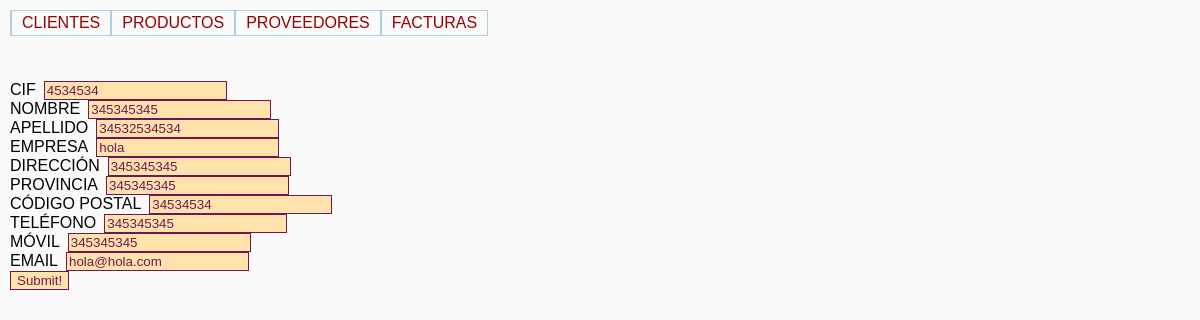
The page /index.php/clientes/edit/1 on the database its author committed.
### tables this page shows
CREATE TABLE IF NOT EXISTS `clientes` (
  `idclientes` int(10) unsigned NOT NULL AUTO_INCREMENT,
  `cif` varchar(45) DEFAULT NULL,
  `nombre` varchar(45) DEFAULT NULL,
  `apellido` varchar(45) DEFAULT NULL,
  `empresa` varchar(45) DEFAULT NULL,
  `direccion` varchar(45) DEFAULT NULL,
  `provincia` varchar(45) DEFAULT NULL,
  `cod_postal` int(10) unsigned DEFAULT NULL,
  `telefono` int(10) unsigned DEFAULT NULL,
  `movil` int(10) unsigned DEFAULT NULL,
  `email` varchar(45) DEFAULT NULL,
  PRIMARY KEY (`idclientes`)
);

### application/controllers/clientes.php (called while the page is built, shortened)
<?php
class Clientes extends CI_Controller {
    public function edit($id) {
        $this->db->where(array('idclientes' => $id));
        $cliente = $this->db->get('clientes');
        $data['cliente'] = $cliente->result();
        $data['menu'] = main_menu();
        $this->load->view('clientesedit', $data);
    }
}
?>

### index.php (called while the page is built, shortened)
<?php
require_once BASEPATH.'core/CodeIgniter.php';

### application/views/clientesedit.php (the view, shortened to what this page needs)
<!DOCTYPE html PUBLIC "-//W3C//DTD XHTML 1.0 Transitional//EN" "http://www.w3.org/TR/xhtml1/DTD/xhtml1-transitional.dtd">
<html xmlns="http://www.w3.org/1999/xhtml">
<head>
        <?php carga_css('styles.css');?>
    </head>
    <body>
        <?php
        echo $menu;
        echo"<br>";
        echo form_open('clientes/save');
        echo"<br>";
        echo form_label('CIF', 'cif');
        echo form_input('cif', $cif = (!empty($cliente[0]->cif) ? $cliente[0]->cif : ''));
        echo"<br>";
        echo form_label('NOMBRE', 'nombre');
        echo form_input('nombre', $nombre = (!empty($cliente[0]->nombre) ? $cliente[0]->nombre : ''));
        echo"<br>";
        echo form_label('APELLIDO', 'apellido');
        echo form_input('apellido', $apellido = (!empty($cliente[0]->apellido) ? $cliente[0]->apellido : ''));
        echo"<br>";
        echo form_label('EMPRESA', 'empresa');
        echo form_input('empresa', $empresa = (!empty($cliente[0]->empresa) ? $cliente[0]->empresa : ''));
        echo"<br>";
        echo form_label('DIRECCIÓN', 'direccion');
        echo form_input('direccion', $direccion = (!empty($cliente[0]->direccion) ? $cliente[0]->direccion : ''));
        echo"<br>";
        echo form_label('PROVINCIA', 'provincia');
        echo form_input('provincia', $provincia = (!empty($cliente[0]->provincia) ? $cliente[0]->provincia : ''));
        echo"<br>";
        echo form_label('CÓDIGO POSTAL', 'cod_postal');
        echo form_input('cod_postal', $cod_postal = (!empty($cliente[0]->cod_postal) ? $cliente[0]->cod_postal : ''));
        echo"<br>";
        echo form_label('TELÉFONO', 'telefono');
        echo form_input('telefono', $telefono = (!empty($cliente[0]->telefono) ? $cliente[0]->telefono : ''));
        echo"<br>";
        echo form_label('MÓVIL', 'movil');
        echo form_input('movil', $movil = (!empty($cliente[0]->movil) ? $cliente[0]->movil : ''));
        echo"<br>";
        echo form_label('EMAIL', 'email');
        echo form_input('email', $email = (!empty($cliente[0]->email) ? $cliente[0]->email : ''));
        echo"<br>";
        echo form_submit('', 'Submit!');
        echo form_close();
        ?>
    </body>
</html>

### application/helpers/style_helper.php
<?php
function carga_css($cssfile){
    echo '<link rel="stylesheet" href="'.base_url().'/styles/'.$cssfile.'" type="text/css" media="screen"> ';
 }
?>

### styles/styles.css (style rules this page uses)
body { font-family: Gill, Helvetica, sans-serif; padding: 5px; margin: 5px; background: #fafafa; }
a { color:#900; text-transform: uppercase; text-decoration: none; display: block; padding: 3px 10px; text-align: center; }
ul, li { list-style-type: none; }
ul { margin: 0; padding: 0; height: 25px; margin-bottom: 10px; }
ul :first-child { border-left: 1px solid #ACCFE8; }
li { border-bottom: 1px solid #ACCFE8; border-top: 1px solid #ACCFE8; border-right: 1px solid #ACCFE8; float: left; }
label { float: left; text-align: right; margin-right: 0.5em; display: block }
input { color: #781351; background: #fee3ad; border: 1px solid #781351 }

### rows shown on the page
clientes: cif "4534534", nombre "345345345", apellido "34532534534", empresa "hola", direccion "345345345", provincia "345345345", cod_postal "34534534", telefono "345345345", movil "345345345", email "hola@hola.com"

### other values the page prints
$menu "CLIENTES PRODUCTOS PROVEEDORES FACTURAS"
form_label('CIF', 'cif') "CIF"
form_label('NOMBRE', 'nombre') "NOMBRE"
form_label('APELLIDO', 'apellido') "APELLIDO"
form_label('EMPRESA', 'empresa') "EMPRESA"
form_label('DIRECCIÓN', 'direccion') "DIRECCIÓN"
form_label('PROVINCIA', 'provincia') "PROVINCIA"
form_label('CÓDIGO POSTAL', 'cod_postal') "CÓDIGO POSTAL"
form_label('TELÉFONO', 'telefono') "TELÉFONO"
form_label('MÓVIL', 'movil') "MÓVIL"
form_label('EMAIL', 'email') "EMAIL"
